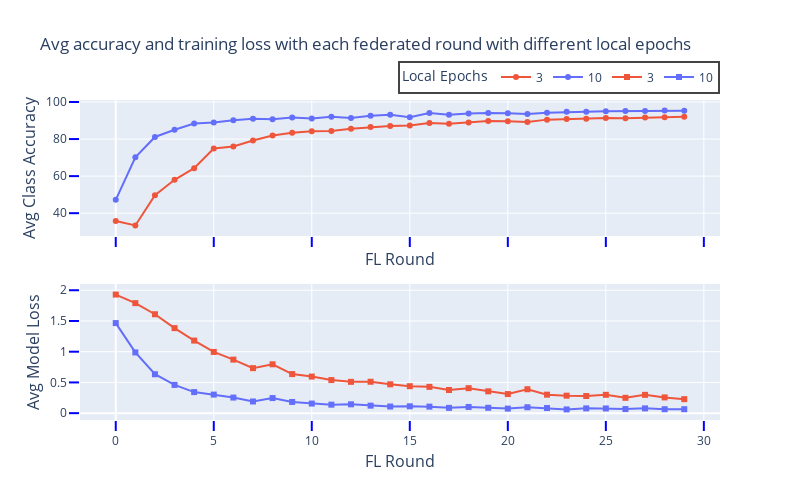

Source (notebook cell):
### Code cell
dist = 2 # can pick any distribution (0-4) for this plot
title = 'Avg accuracy and training loss with each federated round with different local epochs'
df_leps_3 = pd.read_pickle(plot_dfs_folder + acc_df_files[dist])
losses_leps_3 = get_training_losses(json_folder + log_files[dist])
df_leps_10 = pd.read_pickle(plot_dfs_folder + acc_df_files[dist+5])
losses_leps_10 = get_training_losses(json_folder + log_files[dist+5])
fig = get_avg_acc_loss_fig(title, plots_folder, 'avg_acc_loss_local_epochs_mnist', False, df_leps_3, losses_leps_3, df_leps_10, losses_leps_10)
fig.show()

### Figure 1 — Plotly figure (JSON) as saved in the notebook; plotly's stock layout.template omitted (floating-point values rounded to 4 significant figures)
{"data": [{"mode": "lines+markers", "name": "3", "type": "scatter", "x": [0, 1, 2, 3, 4, 5, 6, 7, 8, 9, 10, 11, 12, 13, 14, 15, 16, 17, 18, 19, 20, 21, 22, 23, 24, 25, 26, 27, 28, 29], "xaxis": "x", "y": [35.82, 33.38, 49.74, 58.02, 64.31, 74.91, 75.96, 79.23, 81.96, 83.36, 84.16, 84.31, 85.62, 86.51, 87, 87.33, 88.71, 88.19, 88.87, 89.7, 89.61, 89.25, 90.48, 90.77, 90.95, 91.42, 91.28, 91.69, 91.74, 92.07], "yaxis": "y"}, {"mode": "lines+markers", "name": "10", "type": "scatter", "x": [0, 1, 2, 3, 4, 5, 6, 7, 8, 9, 10, 11, 12, 13, 14, 15, 16, 17, 18, 19, 20, 21, 22, 23, 24, 25, 26, 27, 28, 29], "xaxis": "x", "y": [47.22, 70.14, 81.12, 85.02, 88.43, 88.98, 90.11, 90.95, 90.65, 91.62, 91.11, 92.07, 91.39, 92.54, 93.06, 91.78, 94.07, 93.14, 93.85, 94.1, 93.86, 93.49, 94.26, 94.69, 94.77, 94.97, 95.13, 95.12, 95.38, 95.27], "yaxis": "y"}, {"marker": {"symbol": "square"}, "mode": "lines+markers", "name": "3", "type": "scatter", "x": [0, 1, 2, 3, 4, 5, 6, 7, 8, 9, 10, 11, 12, 13, 14, 15, 16, 17, 18, 19, 20, 21, 22, 23, 24, 25, 26, 27, 28, 29], "xaxis": "x2", "y": [1.93, 1.79, 1.609, 1.383, 1.181, 0.9961, 0.871, 0.7325, 0.795, 0.6358, 0.5953, 0.5384, 0.5094, 0.511, 0.4692, 0.4385, 0.4278, 0.3766, 0.4065, 0.3551, 0.3107, 0.3889, 0.3008, 0.284, 0.2787, 0.2986, 0.2496, 0.2978, 0.2563, 0.2277], "yaxis": "y2"}, {"marker": {"symbol": "square"}, "mode": "lines+markers", "name": "10", "type": "scatter", "x": [0, 1, 2, 3, 4, 5, 6, 7, 8, 9, 10, 11, 12, 13, 14, 15, 16, 17, 18, 19, 20, 21, 22, 23, 24, 25, 26, 27, 28, 29], "xaxis": "x2", "y": [1.466, 0.9884, 0.6332, 0.4595, 0.3427, 0.3021, 0.2535, 0.1898, 0.2454, 0.1823, 0.1562, 0.1382, 0.1438, 0.1221, 0.108, 0.1117, 0.1062, 0.08604, 0.101, 0.0873, 0.07388, 0.09587, 0.08325, 0.06032, 0.07789, 0.07656, 0.06628, 0.07787, 0.06367, 0.0642], "yaxis": "y2"}], "layout": {"colorway": ["#EF553B", "#636EFA", "#EF553B", "#636EFA"], "height": 500, "legend": {"borderwidth": 2, "font": {"size": 12}, "orientation": "h", "title": {"text": "Local Epochs"}, "x": 1, "xanchor": "right", "y": 1.02, "yanchor": "bottom"}, "title": {"text": "Avg accuracy and training loss with each federated round with different local epochs"}, "width": 800, "xaxis": {"anchor": "y", "domain": [0, 1], "matches": "x2", "showticklabels": false, "tickcolor": "blue", "ticklen": 10, "ticks": "outside", "tickwidth": 2, "title": {"font": {"size": 16}, "standoff": 7, "text": "FL Round"}}, "xaxis2": {"anchor": "y2", "domain": [0, 1], "tickcolor": "blue", "ticklen": 10, "ticks": "outside", "tickwidth": 2, "title": {"font": {"size": 16}, "standoff": 7, "text": "FL Round"}}, "yaxis": {"anchor": "x", "domain": [0.575, 1], "tickcolor": "blue", "ticklen": 10, "ticks": "outside", "tickwidth": 2, "title": {"font": {"size": 16}, "standoff": 5, "text": "Avg Class Accuracy"}}, "yaxis2": {"anchor": "x2", "domain": [0, 0.425], "tick0": 0, "tickcolor": "blue", "ticklen": 10, "ticks": "outside", "tickwidth": 2, "title": {"font": {"size": 16}, "standoff": 5, "text": "Avg Model Loss"}}}}
